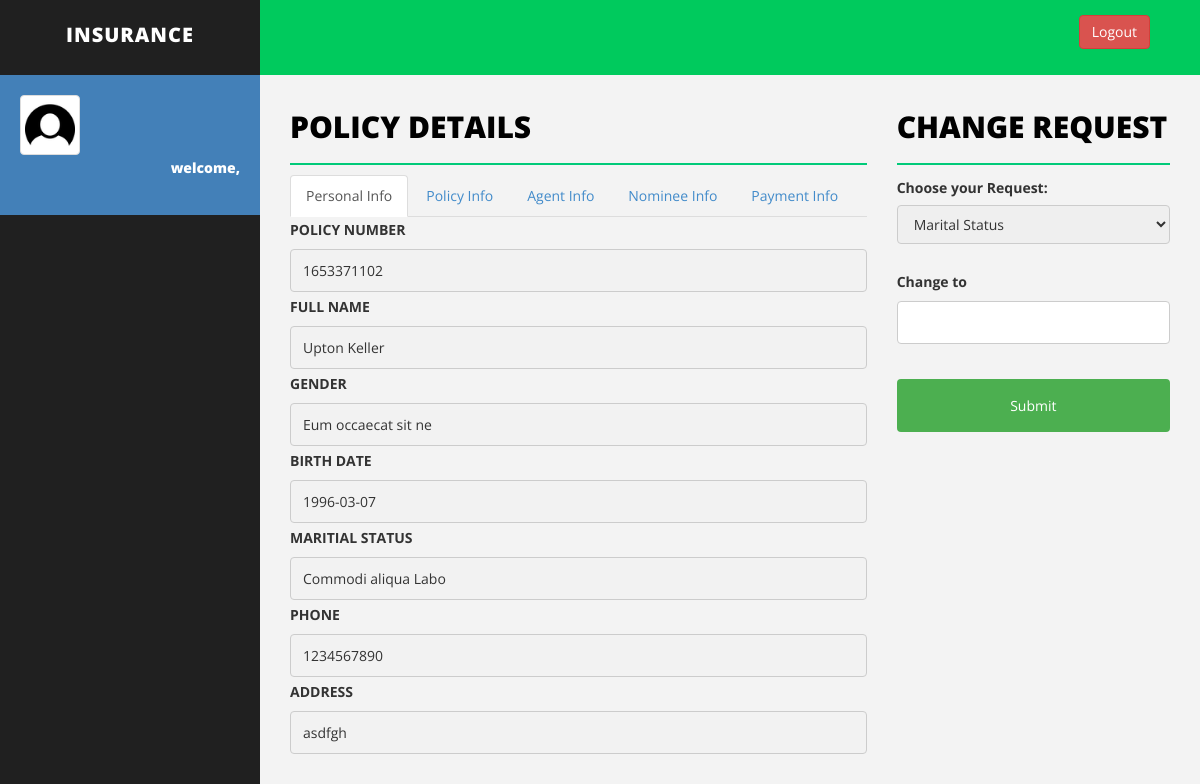
The page /endosment.php?client_id=1653371102 on the database its author committed.
### tables this page shows
CREATE TABLE `client` (
  `client_id` varchar(200) NOT NULL,
  `client_password` varchar(30) NOT NULL,
  `name` varchar(50) NOT NULL,
  `sex` varchar(20) NOT NULL,
  `birth_date` varchar(20) NOT NULL,
  `marital_status` varchar(20) NOT NULL,
  `nid` varchar(50) NOT NULL,
  `phone` varchar(20) NOT NULL,
  `address` varchar(50) NOT NULL,
  `agent_id` varchar(20) NOT NULL,
  `image` varchar(200) NOT NULL,
  `child1_name` text NOT NULL,
  `child1_gender` text NOT NULL,
  `child1_birth_date` text NOT NULL,
  `child1_national_id` text NOT NULL,
  `child1_relationship` text NOT NULL,
  `child1_priority` text NOT NULL,
  `child1_phone` int(255) NOT NULL,
  `child2_name` text NOT NULL,
  `child2_gender` text NOT NULL,
  `child2_birth_date` text NOT NULL,
  `child2_national_id` text NOT NULL,
  `child2_relationship` text NOT NULL,
  `child2_priority` text NOT NULL,
  `child2_phone` int(255) NOT NULL,
  `father_name` text NOT NULL,
  `father_gender` text NOT NULL,
  `father_birth_date` text NOT NULL,
  `father_national_id` text NOT NULL,
  `father_relationship` text NOT NULL,
  `father_priority` text NOT NULL,
  `father_phone` int(255) NOT NULL,
  `mother_name` text NOT NULL,
  `mother_gender` text NOT NULL,
  `mother_birth_date` text NOT NULL,
  `mother_national_id` text NOT NULL,
  `mother_relationship` text NOT NULL,
  `mother_priority` text NOT NULL,
  `mother_phone` int(255) NOT NULL,
  `start_date` varchar(255) NOT NULL,
  `end_date` varchar(255) NOT NULL,
  `due_date` varchar(255) NOT NULL,
  `policy_id` varchar(255) NOT NULL,
  `due_amount` varchar(255) NOT NULL,
  `shared_location` varchar(255) NOT NULL,
  `adhar_number` varchar(255) NOT NULL
);

### endosment.php (the view, shortened to what this page needs)
<!DOCTYPE html>
<html>
<head>
<?php
	include 'connection.php';
?>
    <link href="assets/css/bootstrap.css" rel="stylesheet" />
    <link href="assets/css/font-awesome.css" rel="stylesheet" />
    <link href="assets/css/basic.css" rel="stylesheet" />
    <link href="assets/css/custom.css" rel="stylesheet" />
</head>
<body>
    <div id="wrapper">
        <nav class="navbar navbar-default navbar-cls-top " role="navigation" style="margin-bottom: 0">
            <div class="navbar-header">
                <a class="navbar-brand" href="requesthome.php">Insurance</a>
            </div>
            <div class="header-right">
                 <a href="logout.php" class="btn btn-danger" title="Logout">Logout</a>
            </div>
        </nav>
        <nav class="navbar-default navbar-side" role="navigation">
            <div class="sidebar-collapse">
                <ul class="nav" id="main-menu">
                    <li>
                        <div class="user-img-div">
                            <img src="assets/img/user.png" class="img-thumbnail" />
                            <div class="inner-text">
								  <?php
										echo "welcome, ".$_SESSION["username"];
								?>
                            <br />
                            </div>
                        </div>
                    </li>
                </ul>
</div>
        </nav>
        <div id="page-wrapper">
		    <div class="row">
        <div class="col-md-8">
        <h1 class="page-head-line">Policy Details</h1>
<ul class="nav nav-tabs" role="tablist">
  <li role="presentation" class="active"><a href="#home" aria-controls="home" role="tab" data-toggle="tab">Personal Info</a></li>
  <li role="presentation"><a href="#profile" aria-controls="profile" role="tab" data-toggle="tab">Policy Info</a></li>
  <li role="presentation"><a href="#messages" aria-controls="messages" role="tab" data-toggle="tab">Agent Info</a></li>
  <li role="presentation"><a href="#settings" aria-controls="settings" role="tab" data-toggle="tab">Nominee Info</a></li>
  <li role="presentation"><a href="#tab5" aria-controls="tab5" role="tab" data-toggle="tab">Payment Info</a></li>
</ul>
<div class="tab-content">
  <div role="tabpanel" class="tab-pane active" id="home">
  <?php
		if($_SERVER["REQUEST_METHOD"] == "GET"){
    	$client_id = $_GET["client_id"];
		}
		$sql = "SELECT * from client where client_id='$client_id'";
		$result = $conn->query($sql);
		while($row = $result->fetch_assoc()) {
			echo "<label for=\"fname\">POLICY NUMBER</label>";
			echo "<input disabled type=\"text\" client_id=\"fname\" name=\"client_id\" placeholder=\"Your id..\" value=\"$row[client_id]\">";
			echo "<label for=\"fname\">FULL NAME</label>";
			echo "<input disabled type=\"text\" client_id=\"fname\" name=\"name\" placeholder=\"Your Name..\" value=\"$row[name]\">";
			echo "<label for=\"fname\">GENDER</label>";
			echo "<input disabled type=\"text\" client_id=\"fname\" name=\"sex\" placeholder=\"Your Gender..\" value=\"$row[sex]\">";
			echo "<label for=\"fname\">BIRTH DATE</label>";
			echo "<input disabled type=\"text\" client_id=\"fname\" name=\"birth_date\" placeholder=\"Your Birth Date..\" value=\"$row[birth_date]\">";
			echo "<label for=\"fname\">MARITIAL STATUS</label>";
			echo "<input disabled type=\"text\" client_id=\"fname\" name=\"marital_status\" placeholder=\"Your Maritial Status..\" value=\"$row[marital_status]\">";
			echo "<label for=\"fname\">PHONE</label>";
			echo "<input disabled type=\"text\" client_id=\"fname\" name=\"phone\" placeholder=\"Your Phone..\" value=\"$row[phone]\">";
			echo "<label for=\"fname\">ADDRESS</label>";
			echo "<input disabled type=\"text\" client_id=\"fname\" name=\"address\" placeholder=\"Your Address..\" value=\"$row[address]\">";
		}
	?>
  </div>
</div>
        </div>
        <div class="col-md-4">
        <h1 class="page-head-line">Change Request</h1>
        <form action="insertRequest.php" method="post" enctype="multipart/form-data">
          <label for="Request Type">Choose your Request:</label>
					<select name="request" id="request">
						<option value="marital status">Marital Status</option>
					</select>
          <br />
          <br />
          <div id="change">
              <label for="Change to">Change to</label><br>
              <input type="text" id="changeinput" required name="change_to"><br><br>
          </div>
          <input type="submit" value="Submit" name="submit">
          <br>
        </form>
        </div>
</div>
</div>
    </div>
</body>
</html>

### assets/css/basic.css (style rules this page uses)
body { font-family: 'Open Sans', sans-serif; line-height:25px; }
#wrapper { width: 100%; background: #202020; }
#page-wrapper { padding: 15px 15px; min-height: 600px; background: #F3F3F3; }
.page-head-line { font-size: 30px; text-transform: uppercase; color: #000; font-weight: 800; padding-bottom: 20px; border-bottom: 2px solid #00CA79; margin-bottom: 10px; }
.navbar-cls-top .navbar-brand { color: #fff; background: #202020; width: 260px; text-align: center; height: 75px; font-size: 20px; letter-spacing: 1px; font-weight: 900; padding-top: 25px; text-transform:uppercase; }
.header-right { color: #fff; padding: 15px 50px 5px 50px; float: right; font-size: 16px; }
.user-img-div { min-height: 140px; padding: 20px; background-color: #4380B8; }
.user-img-div img { max-height: 60px; }
.user-img-div .inner-text { text-align: right; position: relative; color: #fff; font-weight: 800; line-height: 25px; }
.sidebar-collapse, .sidebar-collapse .nav { background: none; }
.sidebar-collapse .nav { padding: 0; }
.navbar-side { border: none; background-color: #202020; }
.navbar-cls-top { background: #00ca5d; border-bottom: none; }
.navbar-default { border: 0px solid black; }
.navbar-header { background: #000000; }
@media (min-width:768px) { #page-wrapper { margin: 0 0 0 260px; padding: 15px 30px; min-height: 1200px; } }
@media (min-width:768px) { .navbar-side { z-index: 1; position: absolute; width: 260px; } }
@media (min-width:768px) { .navbar { border-radius: 0px; } }

### endosment.php (style rules this page uses)
input[type=text], select { width: 100%; padding: 8px 12px; margin: 2px 0; display: inline-block; border: 1px solid #ccc; border-radius: 4px; box-sizing: border-box; }
input[type=submit] { width: 100%; background-color: #4CAF50; color: white; padding: 14px 20px; margin: 8px 0; border: none; border-radius: 4px; cursor: pointer; }

### rows shown on the page
client: client_id "1653371102", name "Upton Keller", sex "Eum occaecat sit ne", birth_date "1996-03-07", marital_status "Commodi aliqua Labo", phone "1234567890", address "asdfgh"
